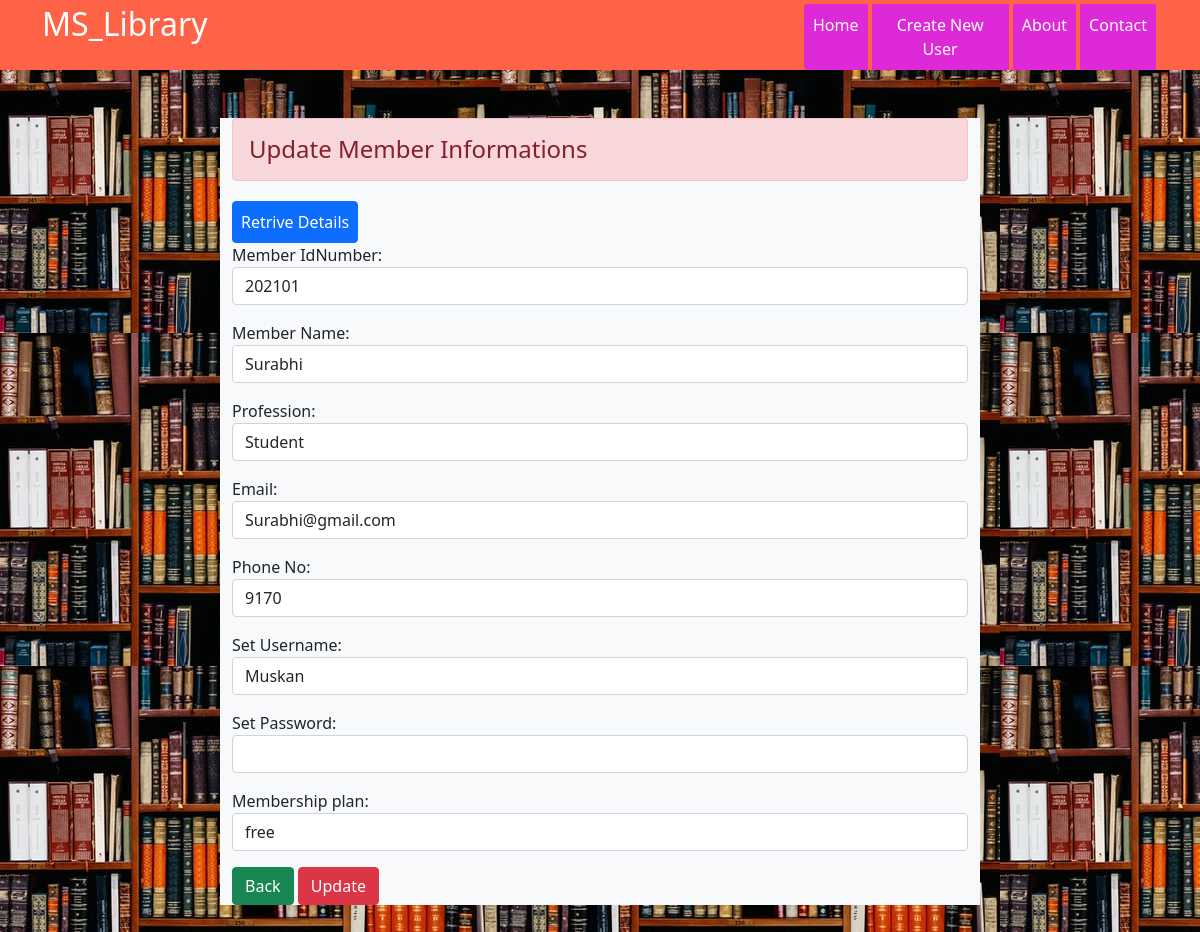
/Student_section/update/202101, run on the app's committed database.
### Student_section/models.py (models this page shows, shortened)
class Student_table(models.Model):
    Member_IdNumber = models.IntegerField(primary_key=True)
    Member_Name = models.CharField(max_length=50 , null=True, blank=True)
    Profession = models.CharField(max_length=20, null=True, blank=True)
    Email = models.EmailField(max_length=40, null=True, blank=True)
    Phone_No = models.CharField(max_length=10, null=True, blank=True)
    Set_Username = models.CharField(max_length=40, null=True, blank=True)
    Set_Password = models.CharField(max_length=40, null=True, blank=True)
    membership_plan = models.CharField(max_length=40, null=True, blank=True)

### Student_section/views.py (the view)
# urls.py: path('update/<int:Member_IdNumber>',views.update_data,name="update"),
def update_data(request,Member_IdNumber):
    if request.method == 'POST':
        record = Student_table.objects.get(pk=Member_IdNumber)
        inst = StudentForm(request.POST, instance=record)
        if inst.is_valid():
            inst.save()
            messages.success(request, 'Registered Member Successfully Updated ! ')
    else:
        record = Student_table.objects.get(pk=Member_IdNumber)
        inst = StudentForm(instance=record)
    return render(request, 'Update_form.html', {'forms': inst})

### Student_section/forms.py
class StudentForm(forms.ModelForm):
    class Meta:
        model = Student_table
        fields=['Member_IdNumber','Member_Name','Profession','Email','Phone_No','Set_Username','Set_Password','membership_plan']
        widgets = {
            'Member_IdNumber': forms.NumberInput( attrs={'class':'form-control'}),
            'Member_Name': forms.TextInput(attrs={'class': 'form-control'}),
            'Profession': forms.TextInput(attrs={'class': 'form-control'}),
            'Email': forms.EmailInput(attrs={'class': 'form-control'}),
            'Phone_No': forms.NumberInput(attrs={'class': 'form-control'}),
            'Set_Username': forms.TextInput(attrs={'class': 'form-control'}),
            'Set_Password': forms.PasswordInput(attrs={'class': 'form-control'}),
            'membership_plan': forms.TextInput(attrs={'class': 'form-control'}),
        }

### Student_section/Templates/Update_form.html (shortened to what this page needs)
{% extends 'Base_file.html' %}
{% block body %}
<div class="row">
    <div class="col-sm-8 offset-2  bg-light">
        <h4 class="alert alert-danger"> Update Member Informations </h4>
        <a href="" class="btn p-2 mt-1 btn-primary">Retrive Details</a>
        <form action="" method="post">{% csrf_token %}
        {{forms.as_p}}
            <a href="/Student_section/ViewMember" class="btn btn-success btn">Back </a>
            <input type="submit" class="btn btn-danger" value="Update">
        </form>
    </div>
</div>
{% endblock body %}

### data on the page
Student_table: Member_IdNumber "202101", Member_Name "Surabhi", Profession "Student", Email "Surabhi@gmail.com", Phone_No "9170", Set_Username "Muskan", membership_plan "free"
